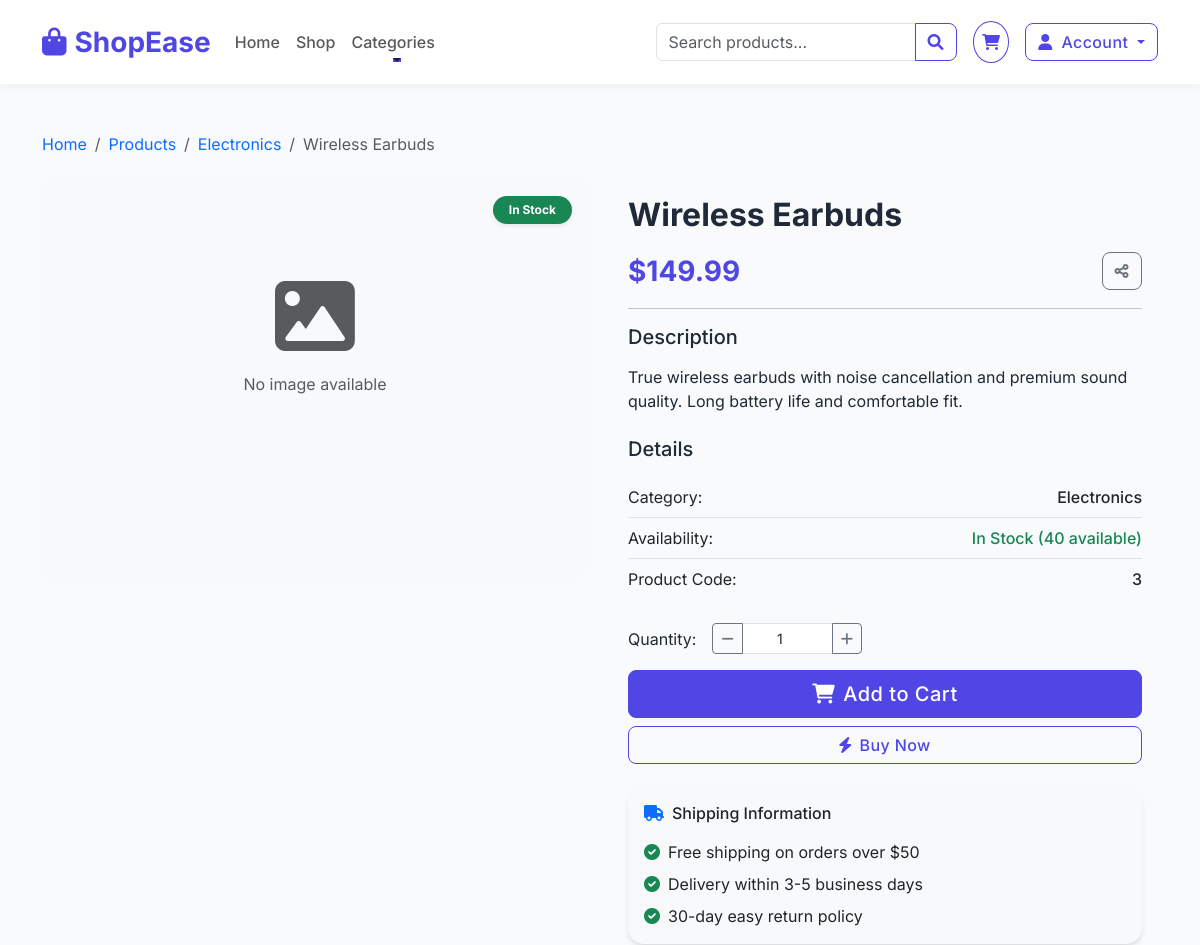
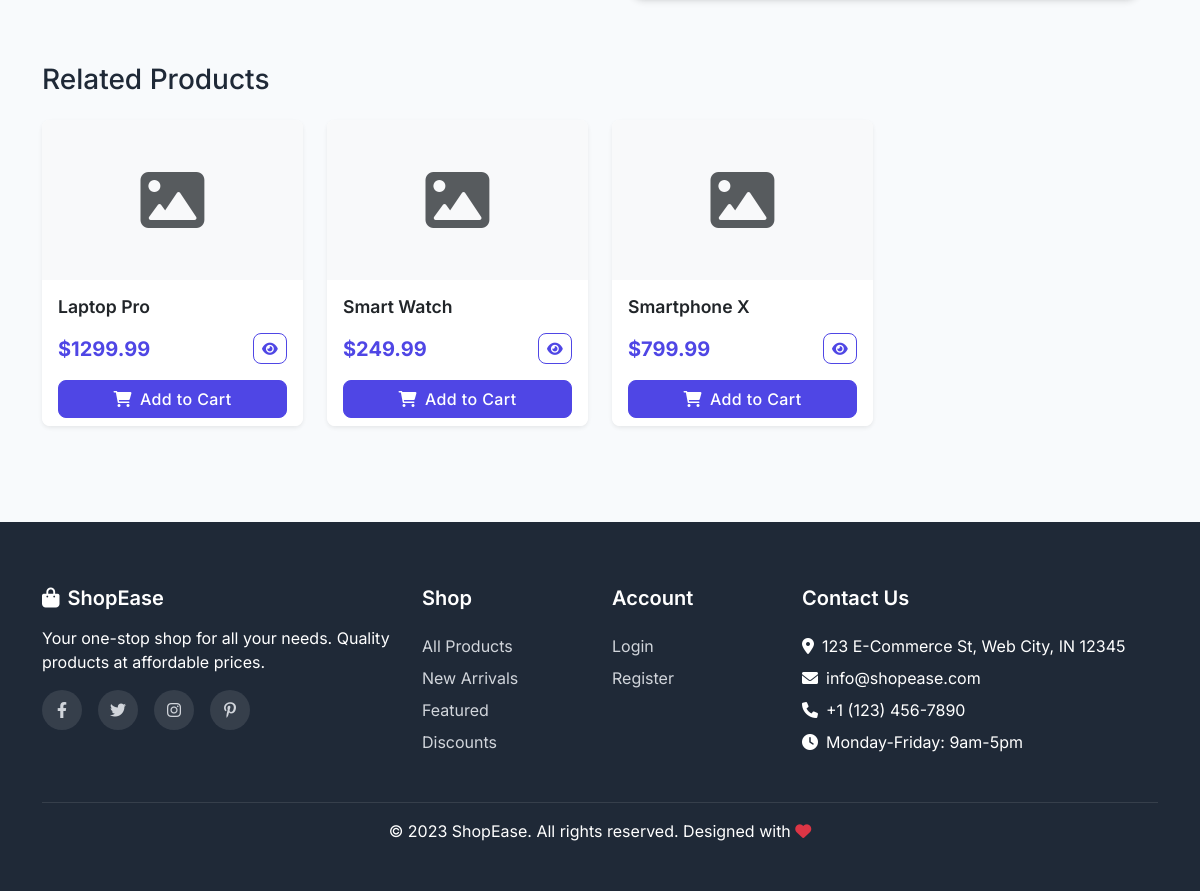
The page /product/wireless-earbuds/ on the database its author committed (2 pictures, top to bottom).
### store/models.py (models this page shows, shortened)
class Product(models.Model):
    name = models.CharField(max_length=200)
    slug = models.SlugField(max_length=200, unique=True)
    description = models.TextField()
    price = models.DecimalField(max_digits=10, decimal_places=2)
    image = models.ImageField(upload_to='products')
    stock = models.PositiveIntegerField(default=1)
    available = models.BooleanField(default=True)
    created = models.DateTimeField(auto_now_add=True)
    updated = models.DateTimeField(auto_now=True)
    category = models.ForeignKey(Category, on_delete=models.CASCADE, related_name='products')
    class Meta:
        ordering = ('name',)

class Category(models.Model):
    name = models.CharField(max_length=100)
    slug = models.SlugField(max_length=100, unique=True)
    description = models.TextField(blank=True)
    image = models.ImageField(upload_to='categories', blank=True)
    class Meta:
        verbose_name_plural = 'categories'

### store/views.py (the view)
# urls.py: path('product/<slug:slug>/', views.product_detail, name='product_detail'),
def product_detail(request, slug):
    product = get_object_or_404(Product, slug=slug, available=True)
    related_products = Product.objects.filter(category=product.category).exclude(id=product.id)[:4]
    wishlist_status = False
    if request.user.is_authenticated:
        wishlist_status = product.wishlist_set.filter(user=request.user).exists()
    context = {
        'product': product,
        'related_products': related_products,
        'wishlist_status': wishlist_status,
    }
    return render(request, 'store/product_detail.html', context)

### cart/context_processors.py (called while the page is built)
def cart_context(request):
    try:
        if request.user.is_authenticated:
            cart, created = Cart.objects.get_or_create(user=request.user, defaults={'cart_id': request.session.session_key})
        else:
            session_key = request.session.session_key
            if not session_key:
                request.session.create()
                session_key = request.session.session_key
            cart, created = Cart.objects.get_or_create(cart_id=session_key)
        cart_items = CartItem.objects.filter(cart=cart, is_active=True)
        cart_count = sum(item.quantity for item in cart_items)
        cart_total = sum(item.sub_total() for item in cart_items)
    except:
        cart_count = 0
        cart_total = 0
        cart_items = []
    return {
        'cart_count': cart_count,
        'cart_total': cart_total,
        'cart_items': cart_items,
    }

### templates/store/product_detail.html (shortened to what this page needs)
{% extends 'base.html' %}
{% block content %}
<nav aria-label="breadcrumb" class="mb-4" data-aos="fade-up">
    <ol class="breadcrumb">
        <li class="breadcrumb-item"><a href="{% url 'home' %}" class="text-decoration-none">Home</a></li>
        <li class="breadcrumb-item"><a href="{% url 'product_list' %}" class="text-decoration-none">Products</a></li>
        <li class="breadcrumb-item"><a href="{% url 'category_detail' product.category.slug %}" class="text-decoration-none">{{ product.category.name }}</a></li>
        <li class="breadcrumb-item active" aria-current="page">{{ product.name }}</li>
    </ol>
</nav>
<div class="row">
    <div class="col-md-6 mb-4" data-aos="fade-right">
        <div class="position-relative">
            <div class="position-absolute top-0 end-0 m-3 z-1">
                {% if product.stock > 0 %}
                <span class="badge bg-success rounded-pill px-3 py-2 shadow-sm">In Stock</span>
                {% else %}
                <span class="badge bg-danger rounded-pill px-3 py-2 shadow-sm">Out of Stock</span>
                {% endif %}
            </div>
            {% if product.image %}
            <img src="{{ product.image.url }}" alt="{{ product.name }}" class="product-detail-img w-100">
            {% else %}
            <div class="bg-light rounded-4 text-center py-5" style="min-height: 400px;">
                <i class="fas fa-image fa-5x text-muted mt-5"></i>
                <p class="mt-3 text-muted">No image available</p>
            </div>
            {% endif %}
        </div>
    </div>
    <div class="col-md-6" data-aos="fade-left">
        <div class="product-info p-md-3">
            <h1 class="product-detail-title mb-3">{{ product.name }}</h1>
            <div class="d-flex align-items-center mb-3">
                <div class="me-auto">
                    <span class="product-detail-price">${{ product.price }}</span>
                </div>
                <button class="btn btn-outline-secondary ms-2" data-bs-toggle="tooltip" data-bs-title="Share Product">
                    <i class="fas fa-share-alt"></i>
                </button>
            </div>
            <hr>
            <div class="mb-4">
                <h5 class="mb-3">Description</h5>
                <p class="text-muted">{{ product.description|linebreaks }}</p>
            </div>
            <div class="mb-4">
                <h5 class="mb-3">Details</h5>
                <ul class="list-group list-group-flush">
                    <li class="list-group-item bg-transparent px-0 d-flex justify-content-between">
                        <span>Category:</span>
                        <span class="fw-medium">{{ product.category.name }}</span>
                    </li>
                    <li class="list-group-item bg-transparent px-0 d-flex justify-content-between">
                        <span>Availability:</span>
                        <span class="fw-medium {% if product.stock > 0 %}text-success{% else %}text-danger{% endif %}">
                            {% if product.stock > 0 %}In Stock ({{ product.stock }} available){% else %}Out of Stock{% endif %}
                        </span>
                    </li>
                    <li class="list-group-item bg-transparent px-0 d-flex justify-content-between">
                        <span>Product Code:</span>
                        <span class="fw-medium">{{ product.id }}</span>
                    </li>
                </ul>
            </div>
            <form method="post" action="{% url 'add_to_cart_with_quantity' product.id %}" class="mb-4">
                <div class="mb-3">
                    <div class="d-flex align-items-center">
                        <label for="quantity" class="form-label me-3 mb-0">Quantity:</label>
                        <div class="input-group input-group-sm" style="width: 150px;">
                            <button type="button" class="btn btn-outline-secondary" onclick="decrementQuantity()">
                                <i class="fas fa-minus"></i>
                            </button>
                            <input type="number" class="form-control text-center" id="quantity" name="quantity" value="1" min="1" max="{{ product.stock }}" readonly>
                            <button type="button" class="btn btn-outline-secondary" onclick="incrementQuantity()">
                                <i class="fas fa-plus"></i>
                            </button>
                        </div>
                    </div>
                </div>
                <div class="d-grid gap-2">
                    <button type="submit" class="btn btn-primary btn-lg" {% if product.stock == 0 %}disabled{% endif %}>
                        <i class="fas fa-shopping-cart me-2"></i>Add to Cart
                    </button>
                    <button type="button" class="btn btn-outline-primary">
                        <i class="fas fa-bolt me-2"></i>Buy Now
                    </button>
                </div>
            </form>
            <div class="card border-0 bg-light rounded-4 mt-3">
                <div class="card-body">
                    <h6 class="mb-3"><i class="fas fa-truck me-2 text-primary"></i>Shipping Information</h6>
                    <ul class="list-unstyled mb-0">
                        <li class="mb-2 d-flex align-items-center">
                            <i class="fas fa-check-circle text-success me-2"></i>
                            Free shipping on orders over $50
                        </li>
                        <li class="mb-2 d-flex align-items-center">
                            <i class="fas fa-check-circle text-success me-2"></i>
                            Delivery within 3-5 business days
                        </li>
                        <li class="d-flex align-items-center">
                            <i class="fas fa-check-circle text-success me-2"></i>
                            30-day easy return policy
                        </li>
                    </ul>
                </div>
            </div>
        </div>
    </div>
</div>
<section class="mt-5" data-aos="fade-up">
    <div class="d-flex align-items-center mb-4">
        <h3 class="mb-0">Related Products</h3>
    </div>
    <div class="row row-cols-1 row-cols-sm-2 row-cols-md-4 g-4">
        {% for related_product in related_products %}
        {% if related_product != product %}
        <div class="col" data-aos="fade-up" data-aos-delay="{{ forloop.counter|add:'50' }}">
            <div class="card h-100 product-card border-0 shadow-sm">
                {% if related_product.image %}
                <img src="{{ related_product.image.url }}" class="card-img-top" alt="{{ related_product.name }}">
                {% else %}
                <div class="bg-light text-center py-5">
                    <i class="fas fa-image fa-4x text-muted"></i>
                </div>
                {% endif %}
                <div class="card-body">
                    <h5 class="card-title">{{ related_product.name }}</h5>
                    <div class="d-flex justify-content-between align-items-center mt-3">
                        <span class="product-price">${{ related_product.price }}</span>
                        <a href="{% url 'product_detail' related_product.slug %}" class="btn btn-sm btn-outline-primary">
                            <i class="fas fa-eye"></i>
                        </a>
                    </div>
                </div>
                <div class="card-footer bg-white border-0 pt-0">
                    <div class="d-grid">
                        <a href="{% url 'add_to_cart' related_product.id %}?next=product_detail&slug={{ product.slug }}" class="btn btn-primary">
                            <i class="fas fa-shopping-cart me-2"></i>Add to Cart
                        </a>
                    </div>
                </div>
            </div>
        </div>
        {% endif %}
        {% empty %}
        <div class="col-12">
            <p class="text-muted text-center">No related products found.</p>
        </div>
        {% endfor %}
    </div>
</section>
{% endblock %}

### static/css/style.css (style rules this page uses)
:root { --primary-color: #4F46E5; --secondary-color: #10B981; --accent-color: #F59E0B; --dark-color: #1F2937; --light-color: #F9FAFB; --danger-color: #EF4444; --success-color: #10B981; --gray-color: #6B7280; --border-radius: 8px; --box-shadow: 0 4px 6px -1px rgba(0, 0, 0, 0.1), 0 2px 4px -1px rgba(0, 0, 0, 0.06); --transition: all 0.3s ease; }
body { font-family: 'Inter', sans-serif; color: var(--dark-color); background-color: #f8fafc; }
.btn { border-radius: var(--border-radius); transition: var(--transition); font-weight: 500; letter-spacing: 0.025em; }
.btn-primary { background-color: var(--primary-color); border-color: var(--primary-color); }
.btn-outline-primary { color: var(--primary-color); border-color: var(--primary-color); }
.card { border: none; border-radius: var(--border-radius); box-shadow: var(--box-shadow); transition: var(--transition); overflow: hidden; }
.product-card { height: 100%; transition: var(--transition); border-radius: var(--border-radius); }
.product-card .card-title { font-weight: 600; font-size: 1.1rem; }
.product-card .card-footer { background-color: white; border-top: 1px solid rgba(0, 0, 0, 0.05); }
.product-price { font-weight: 700; color: var(--primary-color); font-size: 1.25rem; }
.product-detail-title { font-size: 2rem; font-weight: 700; }
.product-detail-price { font-size: 1.75rem; color: var(--primary-color); font-weight: 700; }

### rows shown on the page
Product: category.name "Electronics", name "Wireless Earbuds", price "149.99", description "True wireless earbuds with noise cancellation and premium sound quality. Long battery life and comfortable fit.", stock "40", id "3"
Product: name "Laptop Pro", price "1299.99"
Product: name "Smart Watch", price "249.99"
Product: name "Smartphone X", price "799.99"
